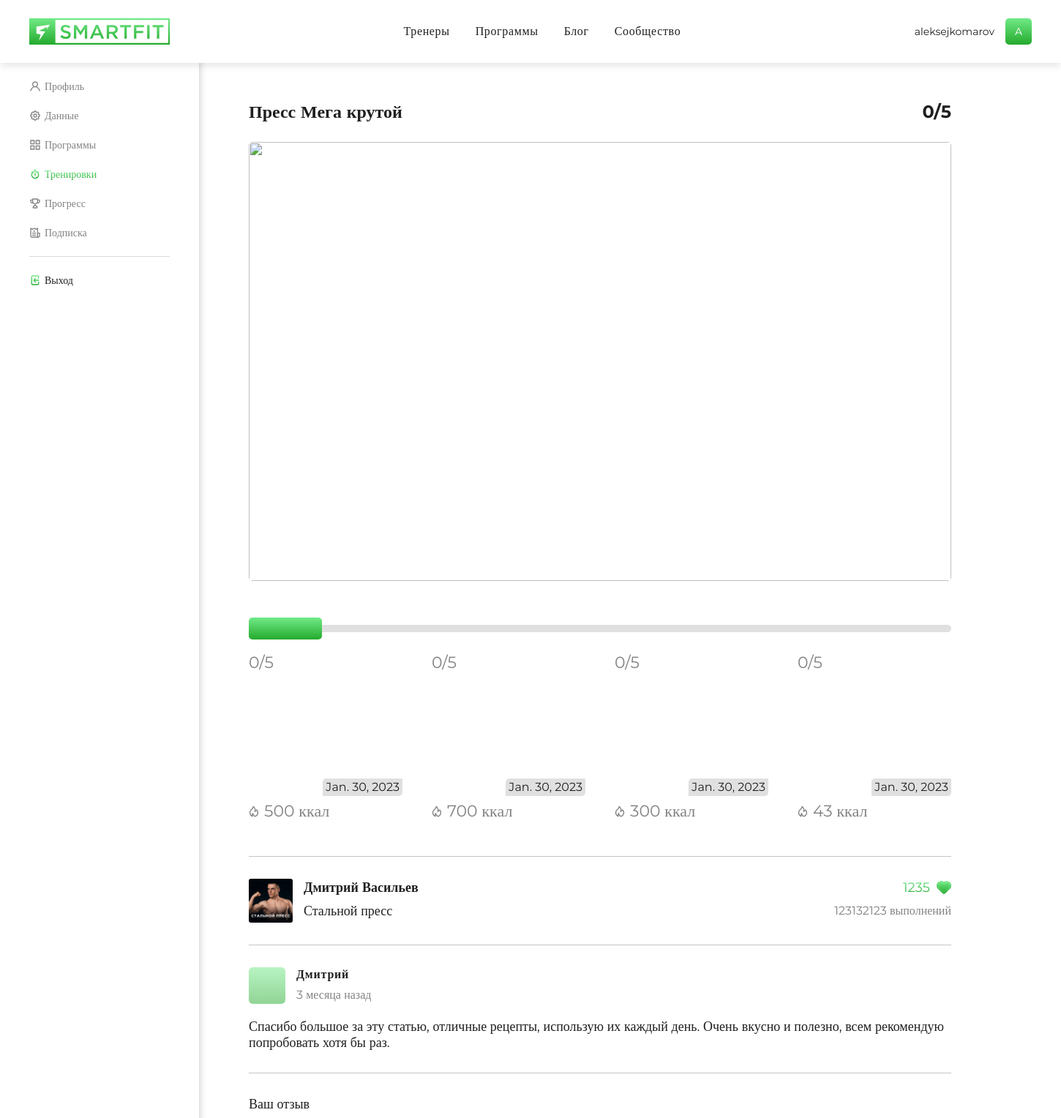
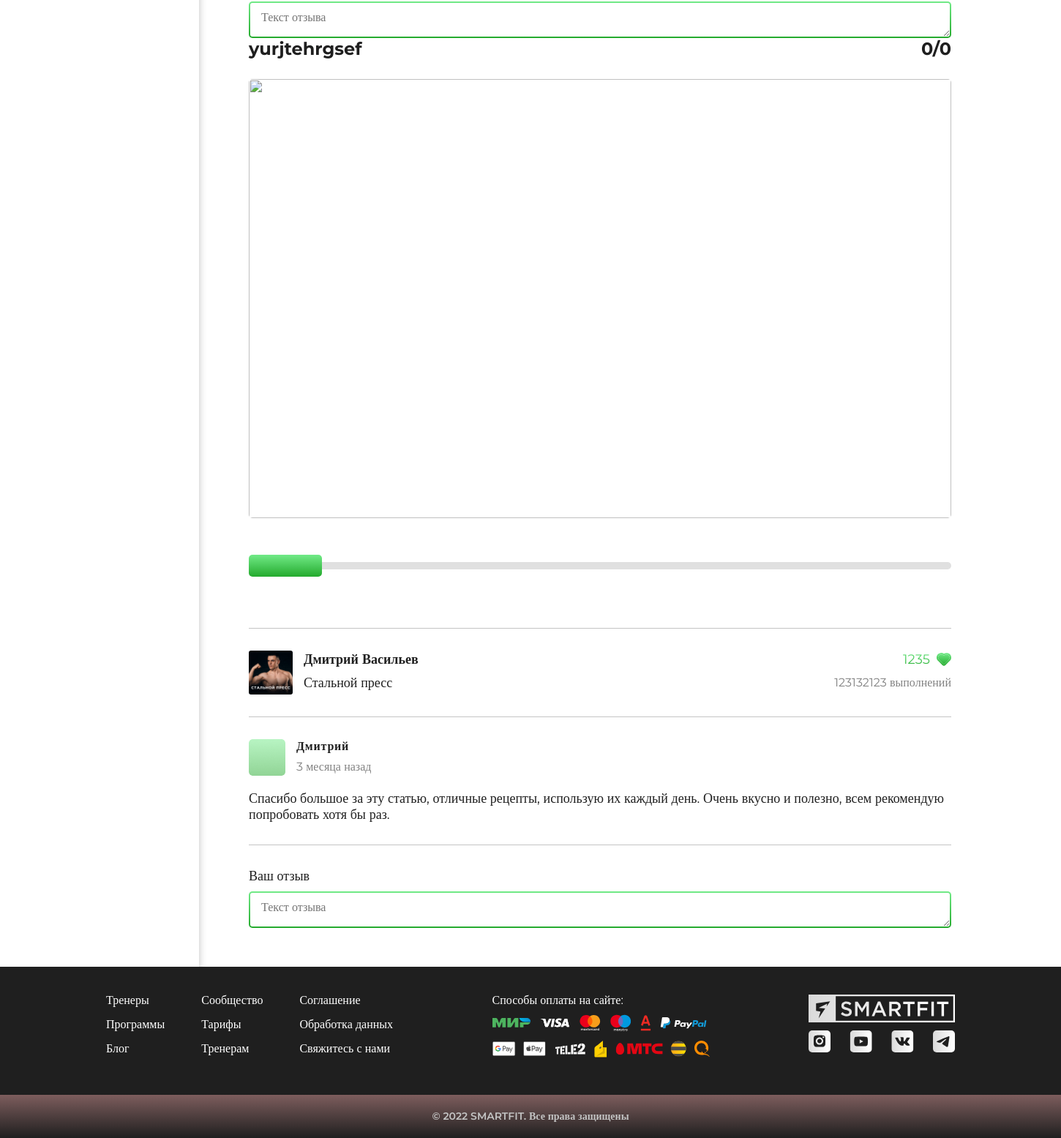
Page /personal/workouts (signed in) on the committed database (2 pictures, top to bottom).
### core/models.py (models this page shows, shortened)
class Subscription(models.Model):
    user = models.ForeignKey(User, on_delete=models.CASCADE)
    program = models.ForeignKey(WorkoutProgram, on_delete=models.CASCADE)
    workout_stopped = models.IntegerField(default=0)

class WorkoutProgram(models.Model):
    name = models.CharField(max_length=30)
    preview_pic = models.ImageField()
    main_pic = models.ImageField()
    video = models.CharField(max_length=1000)
    trainer = models.ForeignKey(Trainer, on_delete=models.CASCADE, default='0')
    directions = models.ForeignKey(Direction, on_delete=models.SET_NULL, null=True)
    description = models.TextField(max_length=200)
    subscribers = models.ManyToManyField(User, through='Subscription', default=0)
    pub_date = models.DateTimeField(auto_created=True)
    CHOICES = [
        ('1', 'Новичек'),
        ('2', 'Любитель'),
        ('3', 'Продвинутый'),
        ('4', 'Профессионал'),
    ]
    level = models.CharField(max_length=1, choices=CHOICES)
    length = models.IntegerField(default=0)
    calories = models.IntegerField(default=0)
    amount_of_workouts = models.IntegerField(default=0)
    class Meta:
        verbose_name = 'Программа'

class Workout(models.Model):
    name = models.CharField(max_length=20)
    description = models.TextField(max_length=20)
    video = models.CharField(max_length=100)
    picture_src = models.ImageField()
    calories = models.IntegerField(default=0)
    pub_date = models.DateField(auto_created=True, default=datetime.now)
    trainer = models.ForeignKey(Trainer, on_delete=models.CASCADE)
    direction = models.ForeignKey(Direction, on_delete=models.SET_NULL, null=True)
    program = models.ForeignKey(WorkoutProgram, on_delete=models.CASCADE)
    num_in_program = models.IntegerField(default=0)
    class Meta:
        verbose_name = 'Тренировка'

### core/views.py (the view)
# urls.py: path('personal/workouts', views.personalworkouts, name='personalworkouts'),
@login_required
def personalworkouts(request):
    template = 'personalworkouts.html'
    sub = Subscription.objects.filter(user=request.user)
    for i in sub:
        i.program.workouts = Workout.objects.filter(program=i.program)
    context = {
        'sub': sub
    }
    return render(request, template, context)

### core/templates/personalworkouts.html (shortened to what this page needs)
<!DOCTYPE html>
<html lang="en" xmlns="http://www.w3.org/1999/html">
<head>
    <link rel="stylesheet" href="../static/fonts/stylesheet.css">
    <link rel="stylesheet" href="../static/css/SF_main.css">
    <link rel="stylesheet" href="../static/css/SF_components.css">
    <link rel="stylesheet" href="../static/css/SF_lk.css">
    <link rel="stylesheet" href="../static/css/modal.css">
    <link rel="stylesheet" href="../static/css/new.css">
</head>
<body>
<header class="header logged">
    <div class="header__container wrapper">
        <a href="/" class="header__logo-link">
            <img src="../static/images/logo.svg" class="header__logo">
        </a>
        <div class="header__menu">
            <a href="{% url 'trainers' %}"
               {% if "trainers" in request.path %}class="header__item active"
               {% else %}class="header__item"{% endif %}>Тренеры</a>
            <a href="{% url 'programs' %}"
               {% if "programs" in request.path %}class="header__item active"
               {% else %}class="header__item"{% endif %}>Программы</a>
            <a href="{% url 'blog' %}"
               {% if "blog" in request.path %}class="header__item active"
               {% else %}class="header__item"{% endif %}>Блог</a>
            <a href="{% url 'home' %}"
               {% if request.path == 'home' %}class="header__item active"
               {% else %}class="header__item"{% endif %}>Сообщество</a>
        </div>
        <a href="{% url 'lk' %}" class="header__profile">
            {{ request.user.username }}
            <div class="header__avatar">{{ request.user.username.0 }}</div>
        </a>
    </div>
</header>
<div class="profile">
    <div class="sidebar">
        <div class="sidebar__list">
            <a href="{% url 'lk' %}" {% if 'profile' in request.path %}class="sidebar__item active"
               {% else %}class="sidebar__item"{% endif %}>
                <img {% if 'profile' in request.path %}src="../static/images/lk/profile-1.svg"
                     {% else %}src="../static/images/lk/profile.svg"{% endif %} alt="" class="sidebar__icon">
                Профиль
            </a>
            <a href="{% url 'personalinfo' %}" {% if 'info' in request.path %}class="sidebar__item active"
               {% else %}class="sidebar__item"{% endif %}>
                <img {% if 'info' in request.path %}src="../static/images/lk/data-1.svg"
                     {% else %}src="../static/images/lk/data.svg"{% endif %} alt="" class="sidebar__icon">
                Данные
            </a>
            <a href="{% url 'personalprograms' %}"
               {% if 'personal/programs' in request.path %}class="sidebar__item active"
               {% else %}class="sidebar__item"{% endif %}>
                <img {% if 'personal/programs' in request.path %}src="../static/images/lk/programs-1.svg"
                     {% else %}src="../static/images/lk/programs.svg"{% endif %} alt="" class="sidebar__icon">
                Программы
            </a>
            <a href="{% url 'personalworkouts' %}"
               {% if 'personal/workouts' in request.path %}class="sidebar__item active"
               {% else %}class="sidebar__item"{% endif %}>
                <img {% if 'personal/workouts' in request.path %}src="../static/images/lk/trainings-1.svg"
                     {% else %}src="../static/images/lk/trainings.svg"{% endif %} alt="" class="sidebar__icon">
                Тренировки
            </a>
            <a href="{% url 'personalprogres' %}"
               {% if 'personal/progres' in request.path %}class="sidebar__item active"
               {% else %}class="sidebar__item"{% endif %}>
                <img {% if 'personal/progres' in request.path %}src="../static/images/lk/progress-1.svg"
                     {% else %}src="../static/images/lk/progress.svg"{% endif %} alt="" class="sidebar__icon">
                Прогресс
            </a>
            <a href="{% url 'subscription' %}"
               {% if 'personal/subscription' in request.path %}class="sidebar__item active"
               {% else %}class="sidebar__item"{% endif %}>
                <img {% if 'personal/subscription' in request.path %}src="../static/images/lk/subsc-1.svg"
                     {% else %}src="../static/images/lk/subs.svg"{% endif %} alt="" class="sidebar__icon">
                Подписка
            </a>
            <div class="sidebar__line"></div>
            <div class="sidebar__logout" onclick="logoutModal()">
                <img src="../static/images/lk/logout-1.svg" alt="" class="sidebar__icon">
                Выход
            </div>
        </div>
    </div>
    <div class="profile__inner">
        {% for i in sub %}
            <div class="trainings">
                <div class="trainings__top">
                    <p class="trainings__name">{{ i.program.name }}</p>
                    <p class="trainings__num">{{ i.workout_stopped }}/{{ i.program.amount_of_workouts }}</p>
                </div>
                <div class="trainings__video">
                    <img src='../static/images/play-circle.svg' alt="" class="trainings__play"/>
                </div>
                <input type="range" class="scrolling__bar" value="0" id='scrolling__bar' itemref='scrollRef' step="1">
                <div class="trainings__wrapper" itemref="containerRef" id='trainings__wrapper'>
                    <div class="trainings__trainings">
                        {% for k in i.program.workouts %}
                            <div class="trainings__item">
                                <p class="trainings__item-num">{{ k.num_in_program }}/{{ i.program.amount_of_workouts }}</p>
                                <div class="trainings__item-frame"
                                     style='background-image: url("/media/{{ k.picture_src }}")'>
                                    <p class="trainings__item-time">{{ k.pub_date }}</p>
                                    <img src='../static/images/rewind.svg' alt="" class="trainings__item-icon"/>
                                </div>
                                <p class="trainings__item-burn">
                                    <img src='../static/images/fire.svg' alt="" class="trainings__item-fire"/>
                                    {{ k.calories }} ккал
                                </p>
                            </div>
                        {% endfor %}
                    </div>
                </div>
                <div class="trainings__comments">
                    <div class="trainings__comments-top">
                        <img src="../static/images/sample-program.png" alt="" class="trainings__program__image">
                        <div>
                            <p class="trainings__program-name">Дмитрий Васильев</p>
                            <p class="trainings__program-title">Стальной пресс</p>
                        </div>
                        <div class="last">
                            <p class="trainings__program-likes">1235
                                <img src="../static/images/heart.svg" alt="" class="trainings__program-likes"/>
                            </p>
                            <p class="trainings__program-completed">123132123 выполнений</p>
                        </div>
                    </div>
                    <Comment/>
                    <div class="comment">
                        <div class="comment__top">
                            <img src="../static/images/comment-avatar.png" alt="" class="comment__image"/>
                            <div class="comment__misc">
                                <p class="comment__name">Дмитрий</p>
                                <p class="comment__time">3 месяца назад</p>
                            </div>
                        </div>
                        <div class="comment__text">
                            Спасибо большое за эту статью, отличные рецепты, использую их каждый день. Очень вкусно и
                            полезно,
                            всем рекомендую попробовать хотя бы раз.
                        </div>
                    </div>
                </div>
                <div class="trainings__review">
                    <label class="text-field__label">Ваш отзыв
                        <div class="text-field__box">
                            <textarea class='text-field__area text-field' placeholder="Текст отзыва"></textarea>
                        </div>
                    </label>
                </div>
            </div>
        {% endfor %}
    </div>
</div>
<footer class="footer">
    <div class="footer__main">
        <div class="wrapper footer__inner">
            <div class="footer__links">
                <a class="footer__link" href="{% url 'trainers' %}">
                    Тренеры
                </a>
                <a class="footer__link" href="/">
                    Сообщество
                </a>
                <a class="footer__link">Соглашение</a>
                <a class="footer__link" href="{% url 'programs' %}">
                    Программы
                </a>
                <a class="footer__link" href="{% url 'start' %}">
                    Тарифы
                </a>
                <a class="footer__link">Обработка данных</a>
                <a class="footer__link" href="{% url 'blog' %}">
                    Блог
                </a>
                <a class="footer__link">Тренерам</a>
                <a class="footer__link">Свяжитесь с нами</a>
            </div>
            <div class="footer__payment">
                <p class="footer__link n">Способы оплаты на сайте:</p>
                <div class="footer__payment-row">
                    <img src="../static/images/payment/mir.svg" alt="" class="footer__payment-icon"/>
                    <img src="../static/images/payment/visa.svg" alt="" class="footer__payment-icon"/>
                    <img src="../static/images/payment/mc.svg" alt="" class="footer__payment-icon"/>
                    <img src="../static/images/payment/maestro.svg" alt="" class="footer__payment-icon"/>
                    <img src="../static/images/payment/alpha.svg" alt="" class="footer__payment-icon"/>
                    <img src="../static/images/payment/pay-pal.svg" alt="" class="footer__payment-icon"/>
                </div>
                <div class="footer__payment-row second">
                    <img src="../static/images/payment/google.svg" alt="" class="footer__payment-icon"/>
                    <img src="../static/images/payment/apple.svg" alt="" class="footer__payment-icon"/>
                    <img src="../static/images/payment/tele2.svg" alt="" class="footer__payment-icon"/>
                    <img src="../static/images/payment/yandex.svg" alt="" class="footer__payment-icon"/>
                    <img src="../static/images/payment/mts.svg" alt="" class="footer__payment-icon"/>
                    <img src="../static/images/payment/beeline.svg" alt="" class="footer__payment-icon"/>
                    <img src="../static/images/payment/qiwi.svg" alt="" class="footer__payment-icon"/>
                </div>
            </div>
            <div class="footer__misc">
                <a class="footer__logo-link" href="/">
                    <img src="../static/images/logo-gray.svg" class="footer__logo">
                </a>
                <div class="footer__socials">
                    <a href="" class="footer__social">
                        <img src="../static/images/instagram.svg" alt="" class="footer__social-icon"/>
                    </a>
                    <a href="" class="footer__social">
                        <img src="../static/images/youtube.svg" alt="" class="footer__social-icon"/>
                    </a>
                    <a href="" class="footer__social">
                        <img src="../static/images/vk.svg" alt="" class="footer__social-icon"/>
                    </a>
                    <a href="" class="footer__social">
                        <img src="../static/images/telegram.svg" alt="" class="footer__social-icon"/>
                    </a>
                </div>
            </div>
        </div>
    </div>
    <div class="footer__creds">© 2022 SMARTFIT. Все права защищены</div>
</footer>
</body>
</html>

### rows in the picture
Subscription: program.name "Пресс Мега крутой", workout_stopped "0", program.amount_of_workouts "5"
Workout: num_in_program "0", pub_date "Jan. 30, 2023", calories "500"
Workout: num_in_program "0", pub_date "Jan. 30, 2023", calories "700"
Workout: num_in_program "0", pub_date "Jan. 30, 2023", calories "300"
Workout: num_in_program "0", pub_date "Jan. 30, 2023", calories "43"
Subscription: program.name "yurjtehrgsef", workout_stopped "0", program.amount_of_workouts "0"

### other values in the picture
{{ request.user.username }} "aleksejkomarov"
{{ request.user.username.0 }} "A"
